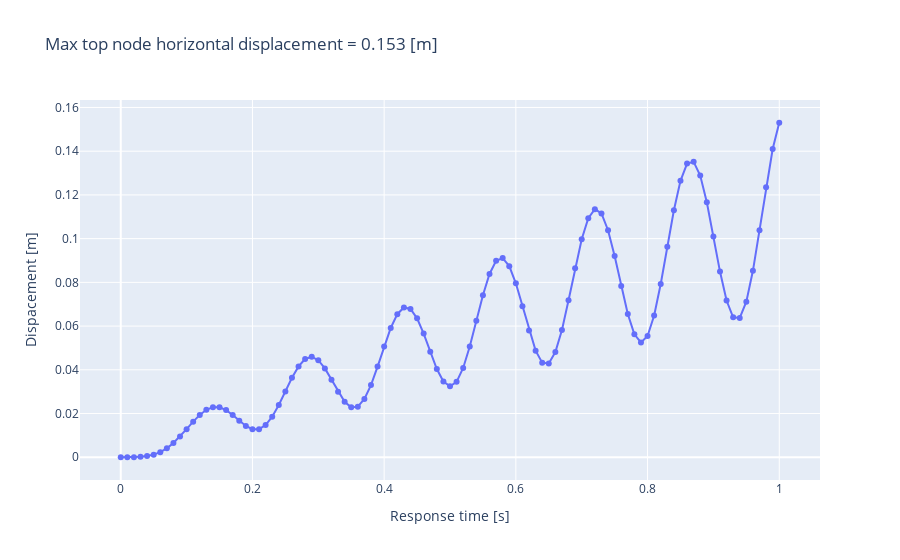
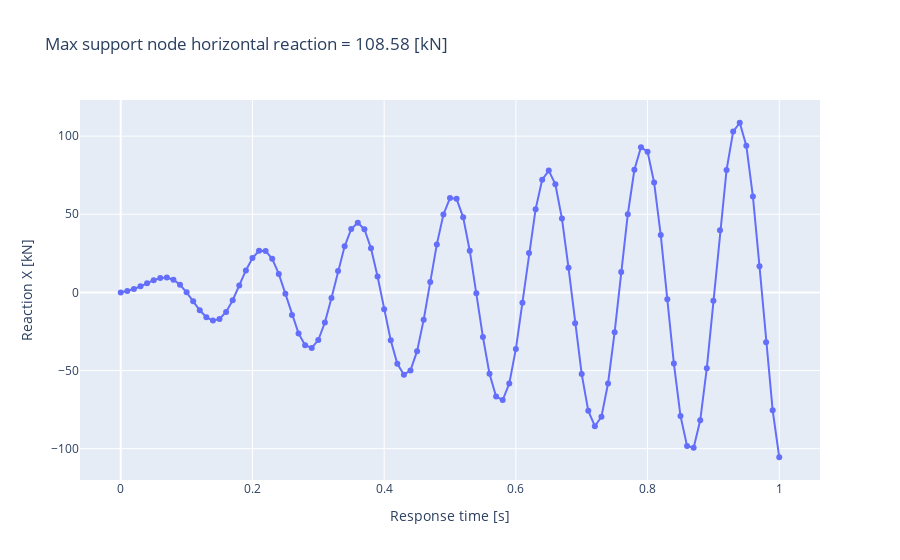
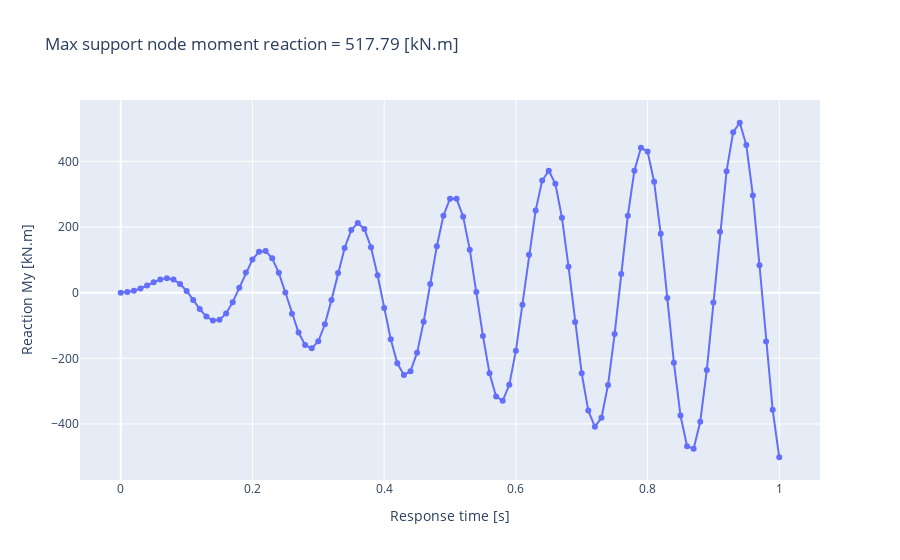

Notebook code for these charts, in order:
### Code cell
import plotly.express as px

top_node = get_node(beam_line.getEndPoint())
sup_node = get_node(beam_line.getStartPoint())

response_time = []
deflections = []
reactions_fx = []
reactions_my = []
for results_loadset in first_loadcase.getResultsLoadcases():
    lusas.view().setActiveLoadset(results_loadset)

    response_time.append(results_loadset.getValue("RSPTIM"))
    
    deflections.append(top_node.getResults("Displacement", "DX")[0]) # returns tuple because of "out" (reference) arguments
    reactions_fx.append(sup_node.getResults("Reaction", "FX")[0])     # returns tuple because of "out" (reference) arguments
    reactions_my.append(sup_node.getResults("Reaction", "MY")[0])     # returns tuple because of "out" (reference) arguments

# Plot graphs
px.line(y=deflections, x=response_time, labels={'y':"Dispacement [m]", 'x':"Response time [s]"}, 
        markers=True, title=f"Max top node horizontal displacement = {max([abs(d) for d in deflections]):.3f} [m]").show()

px.line(y=reactions_fx, x=response_time, labels={'y':"Reaction X [kN]", 'x':"Response time [s]"}, 
        markers=True, title=f"Max support node horizontal reaction = {max([abs(r) for r in reactions_fx]):.2f} [kN]").show()

px.line(y=reactions_my, x=response_time, labels={'y':"Reaction My [kN.m]", 'x':"Response time [s]"}, 
        markers=True, title=f"Max support node moment reaction = {max([abs(r) for r in reactions_my]):.2f} [kN.m]").show()

### Figure 1 — Plotly figure (JSON) as saved in the notebook; plotly's stock layout.template omitted (floating-point values rounded to 4 significant figures)
{"data": [{"hovertemplate": "Response time [s]=%{x}<br>Dispacement [m]=%{y}<extra></extra>", "legendgroup": "", "line": {"color": "#636efa", "dash": "solid"}, "marker": {"symbol": "circle"}, "mode": "lines+markers", "name": "", "orientation": "v", "showlegend": false, "type": "scatter", "x": [0.0, 0.01, 0.02, 0.03, 0.04, 0.05, 0.06, 0.07, 0.08, 0.09, 0.1, 0.11, 0.12, 0.13, 0.14, 0.15, 0.16, 0.17, 0.18, 0.19, 0.2, 0.21, 0.22, 0.23, 0.24, 0.25, 0.26, 0.27, 0.28, 0.29, 0.3, 0.31, 0.32, 0.33, 0.34, 0.35, 0.36, 0.37, 0.38, 0.39, 0.4, 0.41, 0.42, 0.43, 0.44, 0.45, 0.46, 0.47, 0.48, 0.49, 0.5, 0.51, 0.52, 0.53, 0.54, 0.55, 0.56, 0.57, 0.58, 0.59, 0.6, 0.61, 0.62, 0.63, 0.64, 0.65, 0.66, 0.67, 0.68, 0.69, 0.7, 0.71, 0.72, 0.73, 0.74, 0.75, 0.76, 0.77, 0.78, 0.79, 0.8, 0.81, 0.82, 0.83, 0.84, 0.85, 0.86, 0.87, 0.88, 0.89, 0.9, 0.91, 0.92, 0.93, 0.94, 0.95, 0.96, 0.97, 0.98, 0.99, 1.0], "xaxis": "x", "y": [0.0, 8.776e-06, 5.241e-05, 0.0001911, 0.000525, 0.001191, 0.002339, 0.00409, 0.006493, 0.009481, 0.01285, 0.01629, 0.01937, 0.0217, 0.02292, 0.02286, 0.02157, 0.01935, 0.0167, 0.01428, 0.0128, 0.01284, 0.01474, 0.01854, 0.02388, 0.03011, 0.03633, 0.04156, 0.04496, 0.04595, 0.0444, 0.04064, 0.03546, 0.02995, 0.02536, 0.02282, 0.02314, 0.02663, 0.03302, 0.04146, 0.05065, 0.05912, 0.06544, 0.06851, 0.06783, 0.06355, 0.05656, 0.04825, 0.04037, 0.03464, 0.03243, 0.03451, 0.04086, 0.05066, 0.06239, 0.07412, 0.08383, 0.08984, 0.0911, 0.08742, 0.07955, 0.06905, 0.05803, 0.04876, 0.04327, 0.0429, 0.0481, 0.05824, 0.07178, 0.08645, 0.09975, 0.1093, 0.1135, 0.1115, 0.1039, 0.09201, 0.0783, 0.06549, 0.05622, 0.05254, 0.05547, 0.06483, 0.07922, 0.09625, 0.113, 0.1265, 0.1343, 0.1351, 0.1288, 0.1166, 0.101, 0.08493, 0.07169, 0.06403, 0.06371, 0.07114, 0.08529, 0.1038, 0.1235, 0.141, 0.153], "yaxis": "y"}], "layout": {"legend": {"tracegroupgap": 0}, "title": {"text": "Max top node horizontal displacement = 0.153 [m]"}, "xaxis": {"anchor": "y", "domain": [0, 1], "title": {"text": "Response time [s]"}}, "yaxis": {"anchor": "x", "domain": [0, 1], "title": {"text": "Dispacement [m]"}}}}

### Figure 2 — Plotly figure (JSON) as saved in the notebook; plotly's stock layout.template omitted (floating-point values rounded to 4 significant figures)
{"data": [{"hovertemplate": "Response time [s]=%{x}<br>Reaction X [kN]=%{y}<extra></extra>", "legendgroup": "", "line": {"color": "#636efa", "dash": "solid"}, "marker": {"symbol": "circle"}, "mode": "lines+markers", "name": "", "orientation": "v", "showlegend": false, "type": "scatter", "x": [0.0, 0.01, 0.02, 0.03, 0.04, 0.05, 0.06, 0.07, 0.08, 0.09, 0.1, 0.11, 0.12, 0.13, 0.14, 0.15, 0.16, 0.17, 0.18, 0.19, 0.2, 0.21, 0.22, 0.23, 0.24, 0.25, 0.26, 0.27, 0.28, 0.29, 0.3, 0.31, 0.32, 0.33, 0.34, 0.35, 0.36, 0.37, 0.38, 0.39, 0.4, 0.41, 0.42, 0.43, 0.44, 0.45, 0.46, 0.47, 0.48, 0.49, 0.5, 0.51, 0.52, 0.53, 0.54, 0.55, 0.56, 0.57, 0.58, 0.59, 0.6, 0.61, 0.62, 0.63, 0.64, 0.65, 0.66, 0.67, 0.68, 0.69, 0.7, 0.71, 0.72, 0.73, 0.74, 0.75, 0.76, 0.77, 0.78, 0.79, 0.8, 0.81, 0.82, 0.83, 0.84, 0.85, 0.86, 0.87, 0.88, 0.89, 0.9, 0.91, 0.92, 0.93, 0.94, 0.95, 0.96, 0.97, 0.98, 0.99, 1.0], "xaxis": "x", "y": [0.0, 0.9452, 2.2, 3.888, 5.879, 7.818, 9.202, 9.464, 8.111, 4.911, 0.07098, -5.731, -11.46, -15.93, -18.05, -17.0, -12.51, -4.983, 4.433, 14.06, 22.03, 26.61, 26.58, 21.47, 11.8, -0.9315, -14.47, -26.24, -33.83, -35.5, -30.49, -19.27, -3.609, 13.74, 29.52, 40.61, 44.63, 40.41, 28.3, 10.18, -10.78, -30.68, -45.66, -52.63, -49.93, -37.6, -17.56, 6.716, 30.74, 49.91, 60.39, 59.88, 48.04, 26.68, -0.5128, -28.56, -52.13, -66.59, -68.93, -58.3, -36.28, -6.64, 25.22, 53.3, 72.15, 77.96, 69.25, 47.24, 15.71, -19.66, -52.25, -75.81, -85.63, -79.54, -58.28, -25.46, 13.03, 50.03, 78.5, 92.84, 90.05, 70.26, 36.81, -4.316, -45.53, -79.03, -98.31, -99.44, -81.86, -48.48, -5.267, 39.86, 78.4, 102.9, 108.6, 93.92, 61.36, 16.68, -31.97, -75.46, -105.5], "yaxis": "y"}], "layout": {"legend": {"tracegroupgap": 0}, "title": {"text": "Max support node horizontal reaction = 108.58 [kN]"}, "xaxis": {"anchor": "y", "domain": [0, 1], "title": {"text": "Response time [s]"}}, "yaxis": {"anchor": "x", "domain": [0, 1], "title": {"text": "Reaction X [kN]"}}}}

### Figure 3 — Plotly figure (JSON) as saved in the notebook; plotly's stock layout.template omitted (floating-point values rounded to 4 significant figures)
{"data": [{"hovertemplate": "Response time [s]=%{x}<br>Reaction My [kN.m]=%{y}<extra></extra>", "legendgroup": "", "line": {"color": "#636efa", "dash": "solid"}, "marker": {"symbol": "circle"}, "mode": "lines+markers", "name": "", "orientation": "v", "showlegend": false, "type": "scatter", "x": [0.0, 0.01, 0.02, 0.03, 0.04, 0.05, 0.06, 0.07, 0.08, 0.09, 0.1, 0.11, 0.12, 0.13, 0.14, 0.15, 0.16, 0.17, 0.18, 0.19, 0.2, 0.21, 0.22, 0.23, 0.24, 0.25, 0.26, 0.27, 0.28, 0.29, 0.3, 0.31, 0.32, 0.33, 0.34, 0.35, 0.36, 0.37, 0.38, 0.39, 0.4, 0.41, 0.42, 0.43, 0.44, 0.45, 0.46, 0.47, 0.48, 0.49, 0.5, 0.51, 0.52, 0.53, 0.54, 0.55, 0.56, 0.57, 0.58, 0.59, 0.6, 0.61, 0.62, 0.63, 0.64, 0.65, 0.66, 0.67, 0.68, 0.69, 0.7, 0.71, 0.72, 0.73, 0.74, 0.75, 0.76, 0.77, 0.78, 0.79, 0.8, 0.81, 0.82, 0.83, 0.84, 0.85, 0.86, 0.87, 0.88, 0.89, 0.9, 0.91, 0.92, 0.93, 0.94, 0.95, 0.96, 0.97, 0.98, 0.99, 1.0], "xaxis": "x", "y": [0.0, 2.139, 6.062, 12.77, 22.0, 32.14, 40.53, 44.03, 39.92, 26.77, 5.195, -21.95, -49.9, -72.84, -85.11, -82.44, -63.15, -28.9, 15.26, 61.55, 100.9, 124.9, 127.0, 104.8, 60.42, 0.6432, -64.04, -121.3, -159.5, -169.7, -148.0, -96.28, -22.69, 59.93, 136.1, 190.8, 212.1, 194.2, 138.3, 53.12, -46.49, -142.1, -215.1, -250.5, -239.8, -182.9, -88.62, 26.58, 141.6, 234.4, 286.4, 286.1, 231.6, 131.2, 2.213, -131.7, -245.3, -316.2, -329.5, -280.8, -177.2, -36.74, 115.2, 250.0, 341.7, 371.5, 331.9, 228.6, 79.14, -89.36, -245.5, -359.4, -408.2, -381.2, -281.5, -126.0, 57.22, 234.2, 371.3, 441.6, 430.3, 337.6, 179.3, -16.44, -213.3, -374.2, -467.9, -475.3, -393.2, -235.3, -29.72, 185.6, 370.4, 489.0, 517.8, 449.7, 295.8, 83.32, -148.7, -356.8, -501.5], "yaxis": "y"}], "layout": {"legend": {"tracegroupgap": 0}, "title": {"text": "Max support node moment reaction = 517.79 [kN.m]"}, "xaxis": {"anchor": "y", "domain": [0, 1], "title": {"text": "Response time [s]"}}, "yaxis": {"anchor": "x", "domain": [0, 1], "title": {"text": "Reaction My [kN.m]"}}}}
